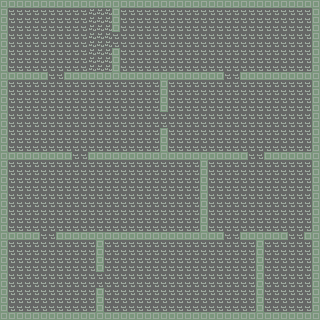

Tiled map render using the project's own tile images. Description and the map definition, with tile-layer contents summarised, below:
An orthogonal 40x40 tile map with 8x8 px tiles, 1 tile layer (Tile Layer 1).

<map version="1.0" orientation="orthogonal" renderorder="right-down" width="40" height="40" tilewidth="8" tileheight="8">
 <tileset firstgid="1" name="tiles" tilewidth="8" tileheight="8">
  <image source="Tileset.png" width="64" height="64" />
 </tileset>
 <layer name="Tile Layer 1" width="40" height="40">
  <data>[1600 cells, 1600 non-empty, 3 distinct tile ids]</data>
 </layer>
</map>
